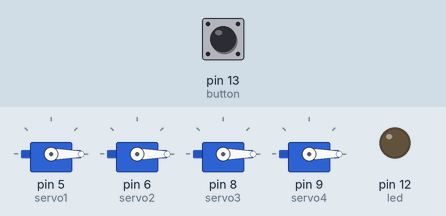
This sketch was run on a simulated Arduino Uno, built with avr-gcc and run on an emulated ATmega328P. On the bench: 4 × servo, output pins drawn as LEDs (lit = HIGH). Dashed ring = blinking. The test bench sets the inputs (shaded band); at power-on: pin 13 (button) LOW. What the sketch prints to the serial monitor is not drawn.

Above: at 1.2 s.
1.3 s: pin 13 (button) pulled HIGH for 0.15 s
At 1.8 s:
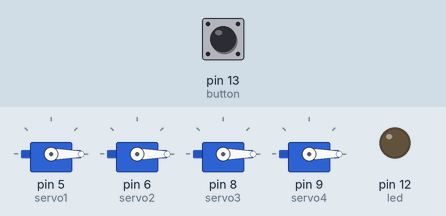
2.9 s: pin 13 (button) pulled HIGH for 1 s
At 3.4 s:
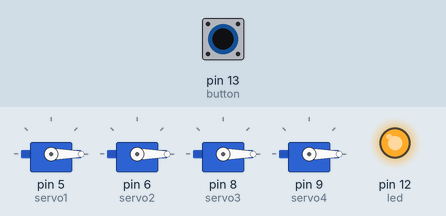
5.4 s: pin 13 (button) pulsed HIGH 2 times (0.12 s each, 0.3 s apart)
At 5.46 s:
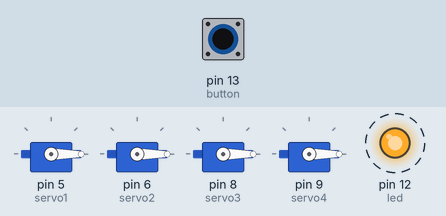
7.5 s: pin 13 (button) driven HIGH
At 8.1 s:
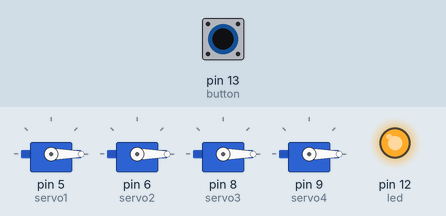
9.3 s: pin 13 (button) driven LOW
At 9.8 s:
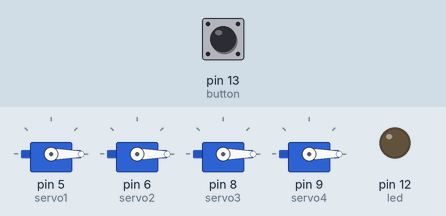
Timing chart, 0 to 11.8 s (numbered marks = the images above; inputs shaded):
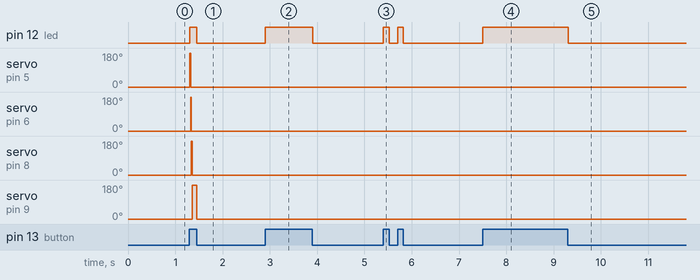

Measured:
- after the input at 1.3 s, pin 12 (led): LOW → HIGH at once, → LOW 0.15 s later; servo on pin 5 (servo1), servo on pin 6 (servo2), servo on pin 8 (servo3): 0° → 180° at once, → 0° 0.02 s later; servo on pin 9 (servo4): 0° → 180° after 0.06 s, → 0° 0.09 s later
- after the input at 2.9 s, pin 12 (led): LOW → HIGH at once, → LOW 1.0 s later
- after the input at 5.4 s, pin 12 (led): alternates HIGH for 0.12 s and LOW for 0.18 s, 4 changes in all, then stays LOW, starting at once
- after the input at 7.5 s, pin 12 (led): LOW → HIGH at once
- after the input at 9.3 s, pin 12 (led): HIGH → LOW at once

The sketch:

servoBtn1.ino
```cpp
#include <Servo.h>

int button = 13;
int led = 12;
int btnState = 1;
int servoState = 180;

Servo servo1;
Servo servo2;
Servo servo3;
Servo servo4;


void setup() {
  pinMode(button, INPUT);
  pinMode(led, OUTPUT);

  Serial.begin(9600);

  servo1.attach(5);
  servo2.attach(6);
  servo3.attach(8);
  servo4.attach(9);
}

void loop() {
  btnState = digitalRead(button);
  Serial.write(btnState);
  if(btnState==HIGH){
    digitalWrite(led, HIGH);
    servo1.write(servoState);
    delay(10);
    Serial.write(servo1.read());
    if(servoState==180){
      servo1.write(0);
      delay(10);
      servoState = 0;
      Serial.write(servo1.read());
      servo2.write(180);
      delay(10);
      //servoState = servo2.read();
      if(servo2.read()==180){
        servo2.write(0);
        delay(10);
        //servoState=0;
        servo3.write(180);
        delay(10);
        //servoState = servo3.read();
          if(servo3.read()==180){
            servo3.write(0);
            delay(10);
            //servoState=0;
            servo4.write(180);
            delay(10);
          }
      }
    }
  }else{
    digitalWrite(led, LOW);
    servo1.write(0);
//    delay(10);
    servo2.write(0);
//    delay(10);
    servo3.write(0);
//    delay(10);
    servo4.write(0);
//    delay(10);
  }
}
```
